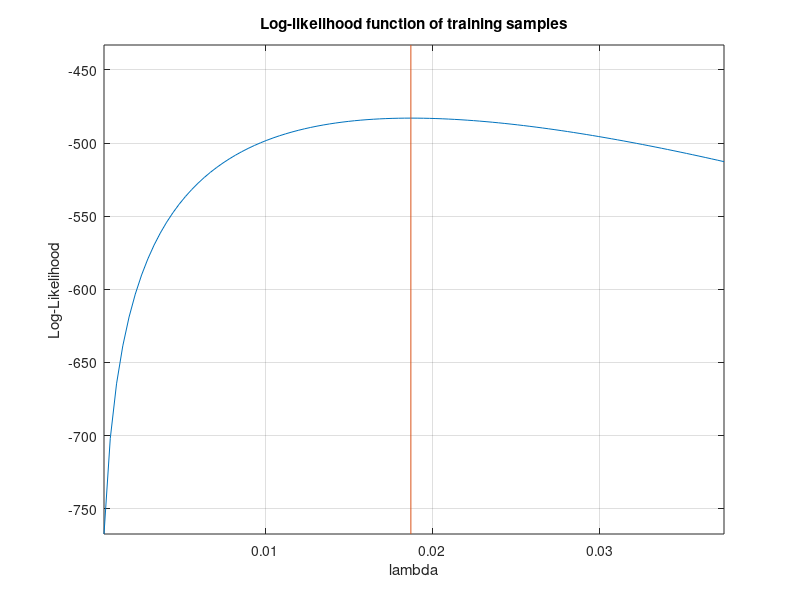

MATLAB code for this plot:
% Solution to practical Exercise 7

close all;
x = -100:0.5:300;

for std_fac = 1:5:30
    for mean_off = 0:10:50
        % generate normally distributed random observations with mean 15 and standard deviation 10
        o = std_fac*randn(100,1)+mean_off;
        
        % eliminate negative samples
        [col, row] = find (o >= 0);
        o = o(col);

        % compute the Maximum-Likelihood estimate using equation from theory part
        m = mean(o);
        mle = 1/m;

        % log-likelihood array for different settings of parameter a
        LL = [];

        % parameter array (for plotting the function over different parameter settings)
        A = [];

        % compute log-likelihood function for different settings of parameter a
        for a=mle/50:mle/50:mle*2

            % likelihood function
            p = a*exp(-x*a);

            % compute the log-likelihood
            ll = 0;
            for i=1:size(o,1)       
                ll = ll + log(a*exp(-o(i,1)*a));
            end
            LL = [LL ll];
            A = [A a];
        end

        % plot log-likelihood function over parameters
        plot(A, LL)
        axis([min(A(:)) max(A(:)) min(LL(:)) max(LL(:))+50]);
        fprintf('Training samples normally distributet with mean %d and standard deviation %d\n', mean_off, std_fac);
        title('Log-likelihood function of training samples');
        xlabel('lambda');
        ylabel('Log-Likelihood');

        % plot a line at estimated ML estimate
        line([mle mle]', [min(LL) max(LL)+50]');   % plot a line at Maximum-Likelihood solution
        grid;
        pause;
    end
end
